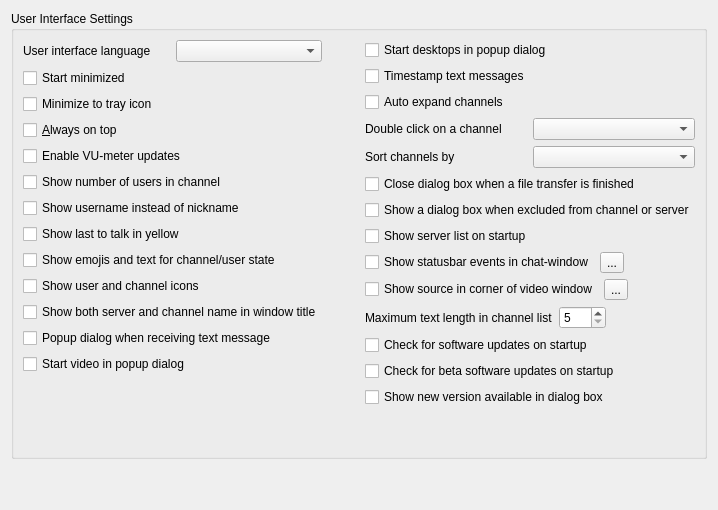
     <widget class="QWidget" name="displayTab">
      <attribute name="title">
       <string>Display</string>
      </attribute>
      <layout class="QVBoxLayout" name="verticalLayout_9">
       <item>
        <widget class="QGroupBox" name="groupBox_3">
         <property name="title">
          <string>User Interface Settings</string>
         </property>
         <layout class="QVBoxLayout" name="verticalLayout_4">
          <item>
           <layout class="QHBoxLayout" name="horizontalLayout_33">
            <item>
             <layout class="QVBoxLayout" name="verticalLayout">
              <item>
               <layout class="QHBoxLayout" name="horizontalLayout_17">
                <item>
                 <widget class="QLabel" name="label_5">
                  <property name="text">
                   <string>User interface language</string>
                  </property>
                  <property name="buddy">
                   <cstring>languageBox</cstring>
                  </property>
                 </widget>
                </item>
                <item>
                 <widget class="QComboBox" name="languageBox"/>
                </item>
               </layout>
              </item>
              <item>
               <widget class="QCheckBox" name="startminimizedChkBox">
                <property name="text">
                 <string>Start minimized</string>
                </property>
               </widget>
              </item>
              <item>
               <widget class="QCheckBox" name="trayChkBox">
                <property name="text">
                 <string>Minimize to tray icon</string>
                </property>
               </widget>
              </item>
              <item>
               <widget class="QCheckBox" name="alwaysontopChkBox">
                <property name="text">
                 <string>&amp;Always on top</string>
                </property>
               </widget>
              </item>
              <item>
               <widget class="QCheckBox" name="vumeterChkBox">
                <property name="text">
                 <string>Enable VU-meter updates</string>
                </property>
               </widget>
              </item>
              <item>
               <widget class="QCheckBox" name="usercountChkBox">
                <property name="text">
                 <string>Show number of users in channel</string>
                </property>
               </widget>
              </item>
              <item>
               <widget class="QCheckBox" name="showusernameChkBox">
                <property name="text">
                 <string>Show username instead of nickname</string>
                </property>
               </widget>
              </item>
              <item>
               <widget class="QCheckBox" name="lasttalkChkBox">
                <property name="text">
                 <string>Show last to talk in yellow</string>
                </property>
               </widget>
              </item>
              <item>
               <widget class="QCheckBox" name="emojiChkBox">
                <property name="text">
                 <string>Show emojis and text for channel/user state</string>
                </property>
               </widget>
              </item>
              <item>
               <widget class="QCheckBox" name="animChkBox">
                <property name="text">
                 <string>Show user and channel icons</string>
                </property>
               </widget>
              </item>
              <item>
               <widget class="QCheckBox" name="ServnameChkBox">
                <property name="text">
                 <string>Show both server and channel name in window title</string>
                </property>
               </widget>
              </item>
              <item>
               <widget class="QCheckBox" name="msgpopupChkBox">
                <property name="text">
                 <string>Popup dialog when receiving text message</string>
                </property>
               </widget>
              </item>
              <item>
               <widget class="QCheckBox" name="videodlgChkBox">
                <property name="text">
                 <string>Start video in popup dialog</string>
                </property>
               </widget>
              </item>
              <item>
               <spacer name="verticalSpacer_11">
                <property name="orientation">
                 <enum>Qt::Vertical</enum>
                </property>
                <property name="sizeHint" stdset="0">
                 <size>
                  <width>20</width>
                  <height>40</height>
                 </size>
                </property>
               </spacer>
              </item>
             </layout>
            </item>
            <item>
             <spacer name="horizontalSpacer_20">
              <property name="orientation">
               <enum>Qt::Horizontal</enum>
              </property>
              <property name="sizeHint" stdset="0">
               <size>
                <width>37</width>
                <height>17</height>
               </size>
              </property>
             </spacer>
            </item>
            <item>
             <layout class="QVBoxLayout" name="verticalLayout_18">
              <item>
               <widget class="QCheckBox" name="desktopdlgChkBox">
                <property name="text">
                 <string>Start desktops in popup dialog</string>
                </property>
               </widget>
              </item>
              <item>
               <widget class="QCheckBox" name="msgtimestampChkBox">
                <property name="text">
                 <string>Timestamp text messages</string>
                </property>
               </widget>
              </item>
              <item>
               <widget class="QCheckBox" name="chanexpChkBox">
                <property name="text">
                 <string>Auto expand channels</string>
                </property>
               </widget>
              </item>
              <item>
               <layout class="QHBoxLayout" name="horizontalLayout_26">
                <item>
                 <widget class="QLabel" name="label_dbclickchan">
                  <property name="text">
                   <string>Double click on a channel</string>
                  </property>
                  <property name="buddy">
                   <cstring>chanDbClickBox</cstring>
                  </property>
                 </widget>
                </item>
                <item>
                 <widget class="QComboBox" name="chanDbClickBox"/>
                </item>
               </layout>
              </item>
              <item>
               <layout class="QHBoxLayout" name="horizontalLayout_27">
                <item>
                 <widget class="QLabel" name="label_45">
                  <property name="text">
                   <string>Sort channels by</string>
                  </property>
                  <property name="buddy">
                   <cstring>channelsortComboBox</cstring>
                  </property>
                 </widget>
                </item>
                <item>
                 <widget class="QComboBox" name="channelsortComboBox"/>
                </item>
               </layout>
              </item>
              <item>
               <widget class="QCheckBox" name="closeFileDlgChkBox">
                <property name="text">
                 <string>Close dialog box when a file transfer is finished</string>
                </property>
               </widget>
              </item>
              <item>
               <widget class="QCheckBox" name="dlgExcludeChkBox">
                <property name="text">
                 <string>Show a dialog box when excluded from channel or server</string>
                </property>
               </widget>
              </item>
              <item>
               <widget class="QCheckBox" name="startServerListChkBox">
                <property name="text">
                 <string>Show server list on startup</string>
                </property>
               </widget>
              </item>
              <item>
               <layout class="QHBoxLayout" name="horizontalLayout_18">
                <item>
                 <widget class="QCheckBox" name="logstatusbarChkBox">
                  <property name="text">
                   <string>Show statusbar events in chat-window</string>
                  </property>
                 </widget>
                </item>
                <item>
                 <widget class="QToolButton" name="statusbarToolButton">
                  <property name="accessibleName">
                   <string>Configure events</string>
                  </property>
                  <property name="text">
                   <string notr="true">...</string>
                  </property>
                 </widget>
                </item>
                <item>
                 <spacer name="horizontalSpacer_32">
                  <property name="orientation">
                   <enum>Qt::Horizontal</enum>
                  </property>
                  <property name="sizeHint" stdset="0">
                   <size>
                    <width>40</width>
                    <height>20</height>
                   </size>
                  </property>
                 </spacer>
                </item>
               </layout>
              </item>
              <item>
               <layout class="QHBoxLayout" name="horizontalLayout_15">
                <property name="spacing">
                 <number>6</number>
                </property>
                <item>
                 <widget class="QCheckBox" name="vidtextChkBox">
                  <property name="text">
                   <string>Show source in corner of video window</string>
                  </property>
                 </widget>
                </item>
                <item>
                 <widget class="QToolButton" name="vidtextsrcToolBtn">
                  <property name="accessibleName">
                   <string>Video window settings</string>
                  </property>
                  <property name="text">
                   <string notr="true">...</string>
                  </property>
                 </widget>
                </item>
                <item>
                 <spacer name="horizontalSpacer_19">
                  <property name="orientation">
                   <enum>Qt::Horizontal</enum>
                  </property>
                  <property name="sizeHint" stdset="0">
                   <size>
                    <width>40</width>
                    <height>20</height>
                   </size>
                  </property>
                 </spacer>
                </item>
               </layout>
              </item>
              <item>
               <layout class="QHBoxLayout" name="horizontalLayout_16">
                <item>
                 <widget class="QLabel" name="label_39">
                  <property name="text">
                   <string>Maximum text length in channel list</string>
                  </property>
                  <property name="buddy">
                   <cstring>maxtextSpinBox</cstring>
                  </property>
                 </widget>
                </item>
                <item>
                 <widget class="QSpinBox" name="maxtextSpinBox">
                  <property name="sizePolicy">
                   <sizepolicy hsizetype="Fixed" vsizetype="Fixed">
                    <horstretch>0</horstretch>
                    <verstretch>0</verstretch>
                   </sizepolicy>
                  </property>
                  <property name="minimum">
                   <number>5</number>
                  </property>
                  <property name="maximum">
                   <number>512</number>
                  </property>
                 </widget>
                </item>
                <item>
                 <spacer name="horizontalSpacer_18">
                  <property name="orientation">
                   <enum>Qt::Horizontal</enum>
                  </property>
                  <property name="sizeHint" stdset="0">
                   <size>
                    <width>40</width>
                    <height>20</height>
                   </size>
                  </property>
                 </spacer>
                </item>
               </layout>
              </item>
              <item>
               <widget class="QCheckBox" name="updatesChkBox">
                <property name="text">
                 <string>Check for software updates on startup</string>
                </property>
               </widget>
              </item>
              <item>
               <widget class="QCheckBox" name="betaUpdatesChkBox">
                <property name="text">
                 <string>Check for beta software updates on startup</string>
                </property>
               </widget>
              </item>
              <item>
               <widget class="QCheckBox" name="updatesDlgChkBox">
                <property name="text">
                 <string>Show new version available in dialog box</string>
                </property>
               </widget>
              </item>
              <item>
               <spacer name="verticalSpacer_8">
                <property name="orientation">
                 <enum>Qt::Vertical</enum>
                </property>
                <property name="sizeHint" stdset="0">
                 <size>
                  <width>20</width>
                  <height>40</height>
                 </size>
                </property>
               </spacer>
              </item>
             </layout>
            </item>
           </layout>
          </item>
         </layout>
        </widget>
       </item>
       <item>
        <spacer name="verticalSpacer_6">
         <property name="orientation">
          <enum>Qt::Vertical</enum>
         </property>
         <property name="sizeHint" stdset="0">
          <size>
           <width>20</width>
           <height>40</height>
          </size>
         </property>
        </spacer>
       </item>
      </layout>
     </widget>
